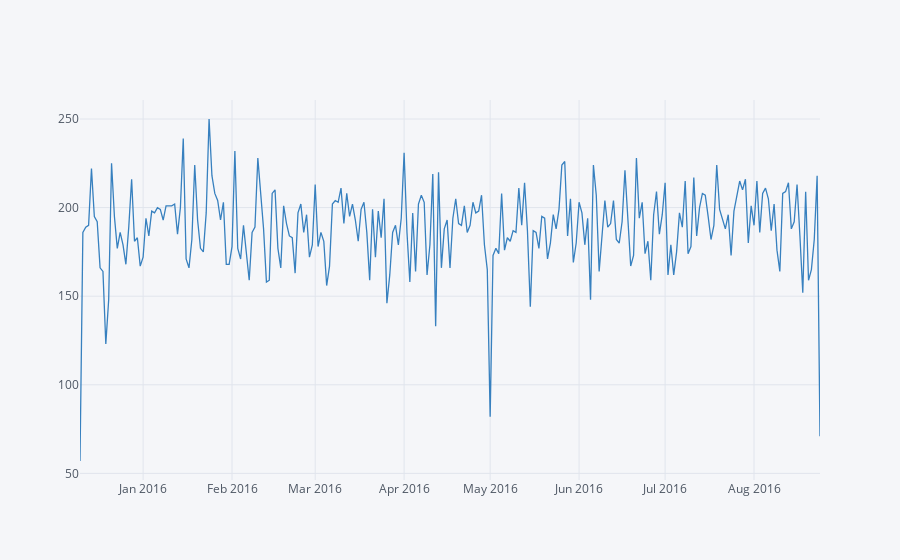

Write notebook code for a chart like this one.
### Code cell
# By EMS
df[df['responding service'] == 'EMS'].groupby('Date').count()['lat'].iplot(color='blue')

### Figure 1 — Plotly figure (JSON) as saved in the notebook; plotly's stock layout.template omitted (floating-point values rounded to 4 significant figures; data arrays with more than 128 entries replaced by an {"elided": "..."} marker saying what was removed)
{"data": [{"line": {"color": "rgba(55, 128, 191, 1.0)", "dash": "solid", "shape": "linear", "width": 1.3}, "mode": "lines", "name": "lat", "text": "", "type": "scatter", "x": {"elided": "259 str values"}, "y": {"elided": "259 int values"}}], "layout": {"legend": {"bgcolor": "#F5F6F9", "font": {"color": "#4D5663"}}, "paper_bgcolor": "#F5F6F9", "plot_bgcolor": "#F5F6F9", "title": {"font": {"color": "#4D5663"}}, "xaxis": {"gridcolor": "#E1E5ED", "showgrid": true, "tickfont": {"color": "#4D5663"}, "title": {"font": {"color": "#4D5663"}, "text": ""}, "zerolinecolor": "#E1E5ED"}, "yaxis": {"gridcolor": "#E1E5ED", "showgrid": true, "tickfont": {"color": "#4D5663"}, "title": {"font": {"color": "#4D5663"}, "text": ""}, "zerolinecolor": "#E1E5ED"}}}
